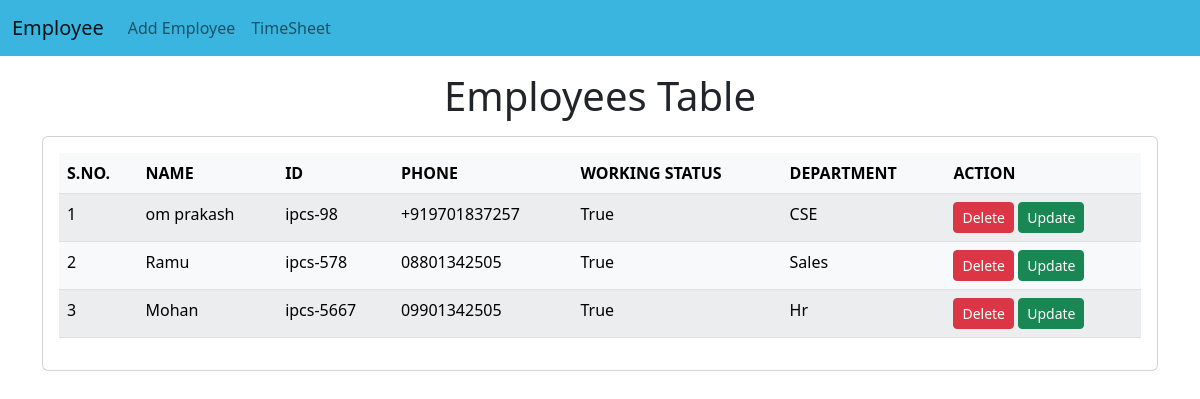
The page / on the database its author committed.
### emp/models.py (models this page shows, shortened)
class Emp(models.Model):
    name=models.CharField(max_length=100)
    emp_id=models.CharField(max_length=100)
    phone=models.CharField(max_length=12)
    working=models.BooleanField(default=True)
    department=models.CharField(max_length=100)

### emp/views.py (the view)
# urls.py: path("",fun.emp_home),
def emp_home(request):
    emps = Emp.objects.all()
    return render(request, "emp/home.html", {'emps': emps})

### templates/emp/home.html (shortened to what this page needs)
<!doctype html>
<html lang="en">
  <head>
    <link href="https://cdn.jsdelivr.net/npm/bootstrap@5.2.2/dist/css/bootstrap.min.css"
          rel="stylesheet"
>
  </head>
  <body>
    {% include 'emp/navbar.html' %}
    <h1 class="text-center my-3">Employees Table</h1>
    <div class="container">
      <div class="row">
        <div class="col-md-12">
          <div class="card">
            <div class="card-body">
              <table class="table table-light table-striped table-hover">
                <thead>
                  <tr>
                    <th>S.NO.</th>
                    <th>NAME</th>
                    <th>ID</th>
                    <th>PHONE</th>
                    <th>WORKING STATUS</th>
                    <th>DEPARTMENT</th>
                    <th>ACTION</th>
                  </tr>
                </thead>
                <tbody>
                  {% for e in emps %}
                  <tr>
                    <td>{{forloop.counter}}</td>
                    <td>{{e.name}}</td>
                    <td>{{e.emp_id}}</td>
                    <td>{{e.phone}}</td>
                    <td>{{e.working}}</td>
                    <td>{{e.department}}</td>
                    <td>
                      <a href="/emp/delete-emp/{{e.id}}" class="btn btn-danger btn-sm">Delete</a>
                      <a href="/emp/update-emp/{{e.id}}" class="btn btn-success btn-sm">Update</a>
                    </td>
                  </tr>
                  {%endfor%}
                </tbody>
              </table>
            </div>
          </div>
        </div>
      </div>
    </div>
  </body>
</html>

### templates/emp/navbar.html (shortened to what this page needs)
<nav class="navbar navbar-expand-lg" style="background-color: #39B5E0;">
    <div class="container-fluid">
      <a class="navbar-brand" href="/emp/home/">Employee</a>
      <div class="collapse navbar-collapse" id="navbarSupportedContent">
        <ul class="navbar-nav me-auto mb-2 mb-lg-0">
          <li class="nav-item">
            <a class="nav-link" href="/emp/add-emp/">Add Employee</a>
          </li>
          <li class="nav-item">
            <a class="nav-link" href="/emp/add_timesheet/">TimeSheet</a>
          </li>
        </ul>
      </div>
    </div>
  </nav>

### rows shown on the page
Emp: name "om prakash", emp_id "ipcs-98", phone "+919701837257", working "True", department "CSE"
Emp: name "Ramu", emp_id "ipcs-578", phone "08801342505", working "True", department "Sales"
Emp: name "Mohan", emp_id "ipcs-5667", phone "09901342505", working "True", department "Hr"
